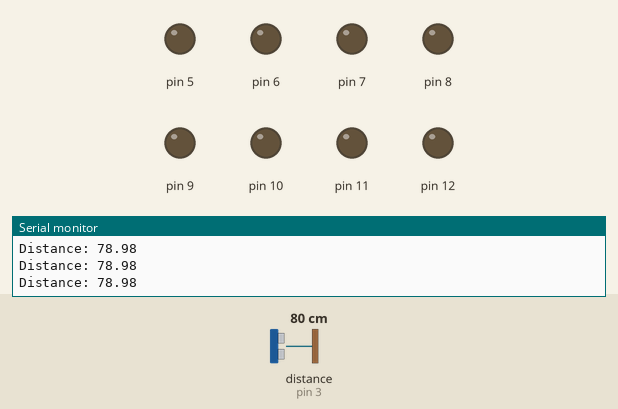
Simulated run of this sketch. Board: Arduino Uno, built with avr-gcc and run on an emulated ATmega328P. Parts: output pins drawn as LEDs (lit = HIGH), the last lines printed to the serial monitor. Wiring (inferred from the names in the program): ultrasonic range finder: trigger pin 2; echo pin 3. The test bench sets the inputs (shaded band); at power-on: distance to the obstacle (sensor on pin 3) 80 cm. The echo pulse lasts 58.3 µs per cm; pins used as bus, display or sensor lines are not drawn.

Above: at 1.2 s.
1.3 s: distance to the obstacle (sensor on pin 3) set to 36 cm
2.8 s: distance to the obstacle (sensor on pin 3) set to 30 cm
At 3.4 s:
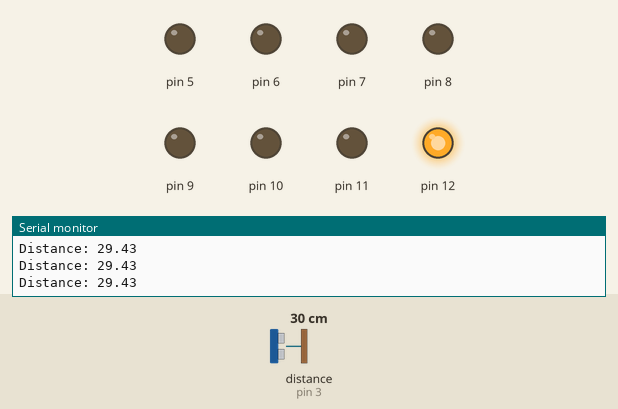
4.3 s: distance to the obstacle (sensor on pin 3) set to 25 cm
At 4.9 s:
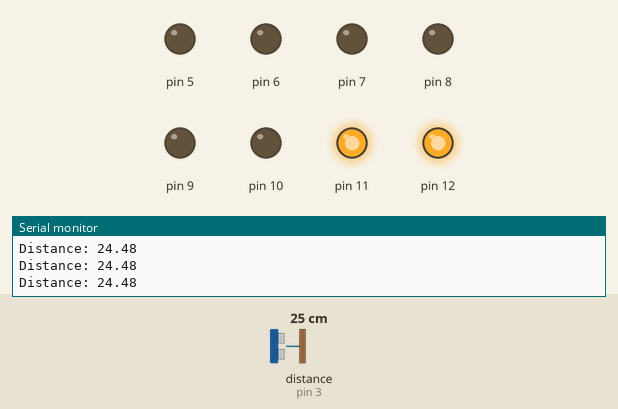
5.8 s: distance to the obstacle (sensor on pin 3) set to 21 cm
At 7.0 s:
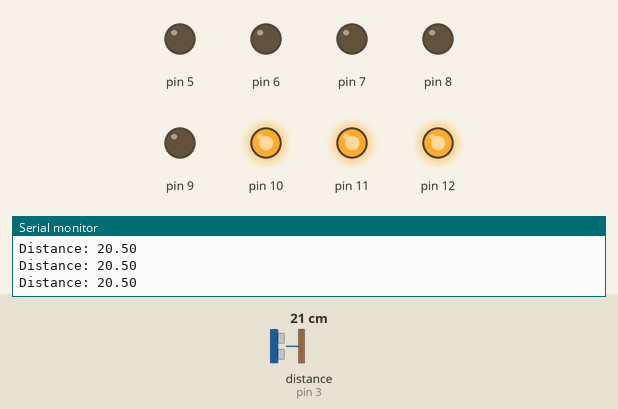
7.3 s: distance to the obstacle (sensor on pin 3) set to 9 cm
At 8.5 s:
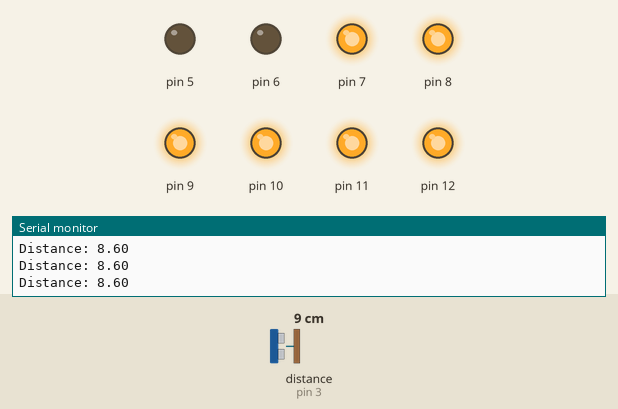
8.8 s: distance to the obstacle (sensor on pin 3) set to 35 cm
At 9.8 s:
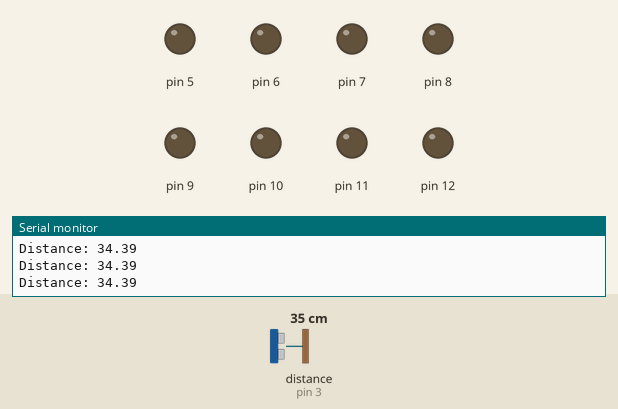
Timing chart, 0 to 11.3 s (numbered marks = the images above; inputs shaded):
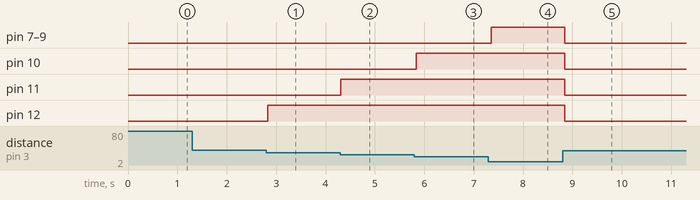

Measured:
- the behaviour switches between 33 and 32 cm on distance to the obstacle (sensor on pin 3) (found by bisection; images 0 and 1)
- the behaviour switches between 29 and 28 cm on distance to the obstacle (sensor on pin 3) (found by bisection; images 1 and 2)
- the behaviour switches between 25 and 24 cm on distance to the obstacle (sensor on pin 3) (found by bisection; images 2 and 3)
- after the input at 2.8 s, pin 12: LOW → HIGH at once
- after the input at 4.3 s, pin 11: LOW → HIGH at once
- after the input at 5.8 s, pin 10: LOW → HIGH at once
- after the input at 7.3 s, pin 7–9: LOW → HIGH after 0.05 s
- after the input at 8.8 s, pin 7–12: HIGH → LOW after 0.05 s

The sketch:

ngSensorWithImplementedLEDs_AccordingToTheAutomotiveStandard.ino
```cpp
const int trigPin = 2; // Def pinu do wysyłania sygnału ultradźwiękowego
const int echoPin = 3; // Def pinu do odbierania sygnału ultradźwiękowego

const int thresholdMultiplier = 4; //odleglosc - wartosc progrowa
float duration, distance; // Deklaracja zmiennych do przechowywania czasu trwania impulsu oraz odległości

void setup()
{
    pinMode(trigPin, OUTPUT); // Ustawienie pinu trigPin jako wyjście
    pinMode(echoPin, INPUT); // Ustawienie pinu echoPin jako wejście
    Serial.begin(9600); // Inicjalizacja komunikacji szeregowej (do debugowania)

    // Konfiguracja pinów LED
    for (int i = 12; i > 4; i--)
    {
        pinMode(i, OUTPUT); // Ustawienie pinów od 12 do 5 jako wyjścia (do sterowania diodami LED)
    }
}

void loop()
{
    digitalWrite(trigPin, LOW); // Wysłanie impulsu niskiego na pin trigPin
    delayMicroseconds(2); // Poczekanie 2 mikrosekundy
    digitalWrite(trigPin, HIGH); // Wysłanie impulsu wysokiego na pin trigPin
    delayMicroseconds(10); // Poczekanie 10 mikrosekundy
    digitalWrite(trigPin, LOW); // Wyłączenie impulsu na pinie trigPin

    duration = pulseIn(echoPin, HIGH); // Pomiar czasu trwania impulsu na pinie echoPin
    distance = (duration * 0.0340) / 2; // Obliczenie odległości na podstawie czasu trwania impulsu
    Serial.print("Distance: "); // Wyświetlenie komunikatu "Distance: " w monitorze szeregowym
    Serial.println(distance); // Wyświetlenie zmierzonej odległości w monitorze szeregowym

    // Warunek dla mnożnika wartości progowej
    for (int i = 1; i < 10; i++)
    {
        if (distance < (thresholdMultiplier * i))
        {
            digitalWrite(4 + i, HIGH); // Włączenie diody LED, która odpowiada obecnemu wartości mnożnika
        }
        else
        {
            digitalWrite(4 + i, LOW); // Wyłączenie diody LED, która odpowiada obecnemu wartości mnożnika
        }
    }

    delay(50); // Poczekanie 50 milisekund przed kolejną iteracją pętli loop()
}
```

ngSensorWithImplementedLEDs_AccordingToTheAutomotiveStandard.cpp
```cpp
const int trigPin = 2; // Def pinu do wysyłania sygnału ultradźwiękowego
const int echoPin = 3; // Def pinu do odbierania sygnału ultradźwiękowego

const int thresholdMultiplier = 4; //odleglosc - wartosc progrowa
float duration, distance; // Deklaracja zmiennych do przechowywania czasu trwania impulsu oraz odległości

void setup()
{
    pinMode(trigPin, OUTPUT); // Ustawienie pinu trigPin jako wyjście
    pinMode(echoPin, INPUT); // Ustawienie pinu echoPin jako wejście
    Serial.begin(9600); // Inicjalizacja komunikacji szeregowej (do debugowania)

    // Konfiguracja pinów LED
    for (int i = 12; i > 4; i--)
    {
        pinMode(i, OUTPUT); // Ustawienie pinów od 12 do 5 jako wyjścia (do sterowania diodami LED)
    }
}

void loop()
{
    digitalWrite(trigPin, LOW); // Wysłanie impulsu niskiego na pin trigPin
    delayMicroseconds(2); // Poczekanie 2 mikrosekundy
    digitalWrite(trigPin, HIGH); // Wysłanie impulsu wysokiego na pin trigPin
    delayMicroseconds(10); // Poczekanie 10 mikrosekundy
    digitalWrite(trigPin, LOW); // Wyłączenie impulsu na pinie trigPin

    duration = pulseIn(echoPin, HIGH); // Pomiar czasu trwania impulsu na pinie echoPin
    distance = (duration * 0.0340) / 2; // Obliczenie odległości na podstawie czasu trwania impulsu
    Serial.print("Distance: "); // Wyświetlenie komunikatu "Distance: " w monitorze szeregowym
    Serial.println(distance); // Wyświetlenie zmierzonej odległości w monitorze szeregowym

    // Warunek dla mnożnika wartości progowej
    for (int i = 1; i < 10; i++)
    {
        if (distance < (thresholdMultiplier * i))
        {
            digitalWrite(4 + i, HIGH); // Włączenie diody LED, która odpowiada obecnemu wartości mnożnika
        }
        else
        {
            digitalWrite(4 + i, LOW); // Wyłączenie diody LED, która odpowiada obecnemu wartości mnożnika
        }
    }

    delay(50); // Poczekanie 50 milisekund przed kolejną iteracją pętli loop()
}
```
